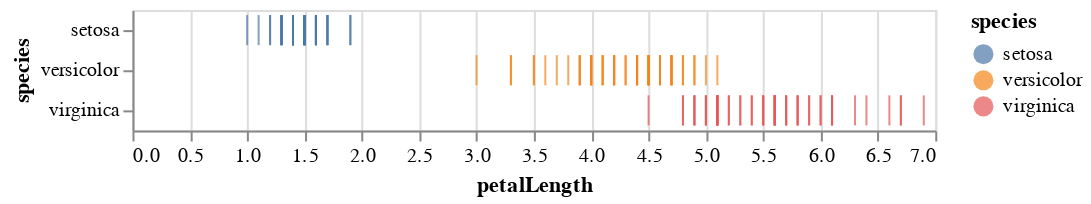

Notebook code for this chart:
### Markdown cell above
A continuous color results in a color scale that is appropriate for continuous data.

This is one key feature of Altair: it chooses appropriate scales for the data type.

Similar, if we put the categorical value on the x or y axis, it will also create discrete scales:

### Code cell
alt.Chart(iris).mark_tick().encode(
    x='petalLength',
    y='species',
    color='species'
)

### Figure 1 — Vega-Lite specification as saved in the notebook (floating-point values rounded to 4 significant figures; data arrays with more than 128 entries replaced by an {"elided": "..."} marker saying what was removed)
{"config": {"view": {"continuousWidth": 400, "continuousHeight": 300}}, "data": {"name": "data-a264acbd6e539a8b3afc0cb5f240fb57"}, "mark": "tick", "encoding": {"color": {"field": "species", "type": "nominal"}, "x": {"field": "petalLength", "type": "quantitative"}, "y": {"field": "species", "type": "nominal"}}, "$schema": "https://vega.github.io/schema/vega-lite/v4.17.0.json", "datasets": {"data-a264acbd6e539a8b3afc0cb5f240fb57": {"elided": "150 records"}}}
